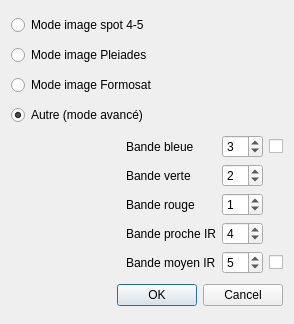
<?xml version="1.0" encoding="UTF-8"?>
<ui version="4.0">
 <class>Dialog</class>
 <widget class="QDialog" name="Dialog">
  <property name="geometry">
   <rect>
    <x>0</x>
    <y>0</y>
    <width>294</width>
    <height>324</height>
   </rect>
  </property>
  <property name="windowTitle">
   <string>Terre Image</string>
  </property>
  <layout class="QVBoxLayout" name="verticalLayout">
   <item>
    <widget class="QRadioButton" name="radioButton_spot">
     <property name="text">
      <string>Mode image spot 4-5</string>
     </property>
    </widget>
   </item>
   <item>
    <widget class="QRadioButton" name="radioButton_pleiades">
     <property name="text">
      <string>Mode image Pleiades</string>
     </property>
    </widget>
   </item>
   <item>
    <widget class="QRadioButton" name="radioButton_formosat">
     <property name="text">
      <string>Mode image Formosat</string>
     </property>
    </widget>
   </item>
   <item>
    <widget class="QRadioButton" name="radioButton_autre">
     <property name="text">
      <string>Autre (mode avancé)</string>
     </property>
     <property name="checked">
      <bool>true</bool>
     </property>
    </widget>
   </item>
   <item>
    <layout class="QGridLayout" name="gridLayout">
     <item row="3" column="1">
      <widget class="QLabel" name="label_4">
       <property name="text">
        <string>Bande proche IR</string>
       </property>
      </widget>
     </item>
     <item row="4" column="1">
      <widget class="QLabel" name="label_mir">
       <property name="text">
        <string>Bande moyen IR</string>
       </property>
      </widget>
     </item>
     <item row="4" column="2">
      <widget class="QSpinBox" name="spinBox_mir">
       <property name="value">
        <number>5</number>
       </property>
      </widget>
     </item>
     <item row="3" column="2">
      <widget class="QSpinBox" name="spinBox_pir">
       <property name="value">
        <number>4</number>
       </property>
      </widget>
     </item>
     <item row="1" column="0">
      <spacer name="horizontalSpacer">
       <property name="orientation">
        <enum>Qt::Horizontal</enum>
       </property>
       <property name="sizeHint" stdset="0">
        <size>
         <width>10</width>
         <height>20</height>
        </size>
       </property>
      </spacer>
     </item>
     <item row="0" column="3">
      <widget class="QCheckBox" name="checkBox_blue">
       <property name="text">
        <string/>
       </property>
      </widget>
     </item>
     <item row="4" column="3">
      <widget class="QCheckBox" name="checkBox_mir">
       <property name="text">
        <string/>
       </property>
      </widget>
     </item>
     <item row="0" column="1">
      <widget class="QLabel" name="label_3">
       <property name="text">
        <string>Bande bleue</string>
       </property>
      </widget>
     </item>
     <item row="0" column="2">
      <widget class="QSpinBox" name="spinBox_blue">
       <property name="value">
        <number>3</number>
       </property>
      </widget>
     </item>
     <item row="1" column="1">
      <widget class="QLabel" name="label_2">
       <property name="text">
        <string>Bande verte</string>
       </property>
      </widget>
     </item>
     <item row="2" column="1">
      <widget class="QLabel" name="label_red">
       <property name="text">
        <string>Bande rouge</string>
       </property>
      </widget>
     </item>
     <item row="1" column="2">
      <widget class="QSpinBox" name="spinBox_green">
       <property name="value">
        <number>2</number>
       </property>
      </widget>
     </item>
     <item row="2" column="2">
      <widget class="QSpinBox" name="spinBox_red">
       <property name="enabled">
        <bool>true</bool>
       </property>
       <property name="value">
        <number>1</number>
       </property>
      </widget>
     </item>
    </layout>
   </item>
   <item>
    <widget class="QDialogButtonBox" name="buttonBox">
     <property name="orientation">
      <enum>Qt::Horizontal</enum>
     </property>
     <property name="standardButtons">
      <set>QDialogButtonBox::Cancel|QDialogButtonBox::Ok</set>
     </property>
    </widget>
   </item>
  </layout>
 </widget>
 <resources/>
 <connections>
  <connection>
   <sender>buttonBox</sender>
   <signal>accepted()</signal>
   <receiver>Dialog</receiver>
   <slot>accept()</slot>
   <hints>
    <hint type="sourcelabel">
     <x>248</x>
     <y>254</y>
    </hint>
    <hint type="destinationlabel">
     <x>157</x>
     <y>274</y>
    </hint>
   </hints>
  </connection>
  <connection>
   <sender>buttonBox</sender>
   <signal>rejected()</signal>
   <receiver>Dialog</receiver>
   <slot>reject()</slot>
   <hints>
    <hint type="sourcelabel">
     <x>316</x>
     <y>260</y>
    </hint>
    <hint type="destinationlabel">
     <x>286</x>
     <y>274</y>
    </hint>
   </hints>
  </connection>
 </connections>
</ui>
